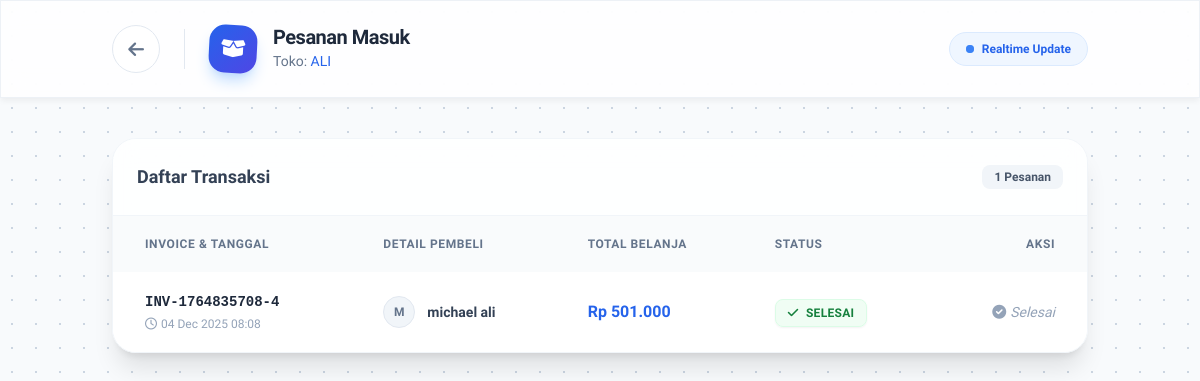
The page /views/shop_orders.php (signed in) on the database as committed earlier.
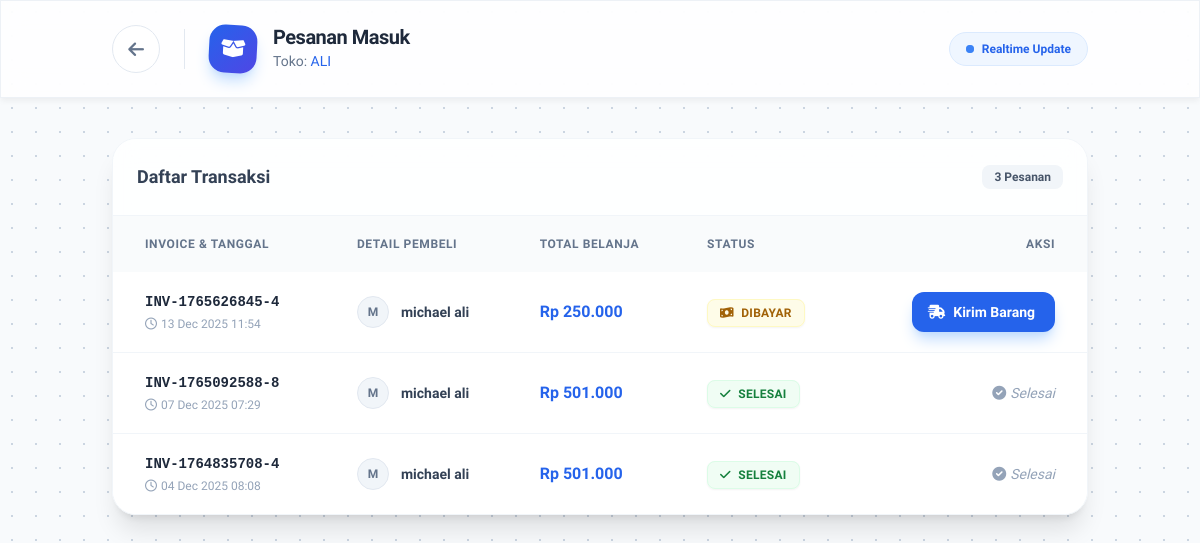
The same page on the database as committed later.
### tables this page shows
CREATE TABLE `orders` (
  `id` int(11) NOT NULL,
  `user_id` int(11) NOT NULL,
  `invoice_number` varchar(50) NOT NULL,
  `total_harga` decimal(10,2) NOT NULL,
  `metode_pembayaran` enum('tunai','non-tunai') NOT NULL,
  `status` enum('pending','paid','shipped','completed','cancelled') DEFAULT 'pending',
  `created_at` timestamp NOT NULL DEFAULT current_timestamp()
);

CREATE TABLE `users` (
  `id` int(11) NOT NULL,
  `username` varchar(50) NOT NULL,
  `password` varchar(255) NOT NULL,
  `nama_lengkap` varchar(100) DEFAULT NULL,
  `email` varchar(100) DEFAULT NULL,
  `role` enum('admin','member') DEFAULT 'member',
  `created_at` timestamp NOT NULL DEFAULT current_timestamp(),
  `balance` decimal(15,2) DEFAULT 0.00
);

### Controllers/OrderController.php (called while the page is built, shortened)
<?php
require_once '../config/Database.php';
class OrderController {
    private $conn;
    public function __construct() {
        $database = new Database();
        $this->conn = $database->getConnection();
    }
    public function getShopOrders($shopId) {
        $query = "SELECT DISTINCT o.id, o.invoice_number, o.status, o.created_at, o.total_harga, u.nama_lengkap
                  FROM orders o
                  JOIN order_items oi ON o.id = oi.order_id
                  JOIN products p ON oi.product_id = p.id
                  JOIN users u ON o.user_id = u.id
                  WHERE p.shop_id = :shop_id
                  ORDER BY o.created_at DESC";
        $stmt = $this->conn->prepare($query);
        $stmt->bindParam(':shop_id', $shopId);
        $stmt->execute();
        return $stmt->fetchAll(PDO::FETCH_ASSOC);
    }
}
?>

### config/Database.php (called while the page is built, shortened)
<?php
class Database {
    private $host = "localhost";
    private $db_name = "db_toko_online";
    private $username = "root";
    private $password = "";
    public function getConnection() {
        $this->conn = null;
        try {
            $this->conn = new PDO("mysql:host=" . $this->host . ";dbname=" . $this->db_name, $this->username, $this->password);
            $this->conn->setAttribute(PDO::ATTR_ERRMODE, PDO::ERRMODE_EXCEPTION);
        } catch(PDOException $exception) {
            die(json_encode(['status' => 'error', 'message' => 'Database Error: ' . $exception->getMessage()]));
        }
        return $this->conn;
    }
}
?>

### Views/shop_orders.php (the view, shortened to what the changed rows need)
<?php
require_once '../config/Database.php';
require_once '../Controllers/OrderController.php';
$db = (new Database())->getConnection();
$stmt = $db->prepare("SELECT id, nama_toko FROM shops WHERE user_id = ?");
$stmt->execute([$_SESSION['user_id']]);
$shop = $stmt->fetch(PDO::FETCH_ASSOC);
$orderController = new OrderController();
$orders = $orderController->getShopOrders($shop['id']);
?>
<!DOCTYPE html>
<html lang="id">
<head>
    <script src="https://cdn.tailwindcss.com"></script>
    <link rel="stylesheet" href="https://cdnjs.cloudflare.com/ajax/libs/font-awesome/6.0.0/css/all.min.css">
    <link rel="stylesheet" href="../assets/css/style.css">
</head>
<body class="bg-slate-50 text-slate-800">
    <nav class="glass sticky top-0 z-50 transition-all duration-300 border-b border-slate-200/60 bg-white/80 backdrop-blur-md">
        <div class="container mx-auto px-6 h-24 flex items-center justify-between">
            <div class="flex items-center gap-6">
                <div class="flex items-center gap-4">
                    <div>
                        <h1 class="font-extrabold text-slate-800 text-xl tracking-tight leading-none">Pesanan Masuk</h1>
                    </div>
                </div>
            </div>
        </div>
    </nav>
    <div class="container mx-auto px-6 py-10">
        <div class="glass rounded-3xl overflow-hidden shadow-xl border border-slate-100">
            <div class="p-6 bg-white/50 border-b border-slate-100 flex justify-between items-center">
                <h3 class="font-bold text-slate-700 text-lg">Daftar Transaksi</h3>
                <span class="bg-slate-100 text-slate-600 px-3 py-1 rounded-lg text-xs font-bold"><?php echo count($orders); ?> Pesanan</span>
            </div>
            <div class="overflow-x-auto">
                <table class="w-full text-left">
                    <thead class="bg-slate-50/80 text-slate-500 text-xs uppercase font-bold tracking-wider">
                        <tr>
                            <th class="p-5 pl-8">Invoice & Tanggal</th>
                            <th class="p-5">Detail Pembeli</th>
                            <th class="p-5">Total Belanja</th>
                            <th class="p-5">Status</th>
                            <th class="p-5 text-right pr-8">Aksi</th>
                        </tr>
                    </thead>
                    <tbody class="divide-y divide-slate-100 bg-white">
                        <?php foreach($orders as $o): ?>
                        <tr class="hover:bg-blue-50/30 transition duration-200">
                            <td class="p-5 pl-8">
                                <div class="font-mono text-sm font-bold text-slate-800 mb-1"><?php echo $o['invoice_number']; ?></div>
                                <div class="text-xs text-slate-400 flex items-center gap-1">
                                    <i class="far fa-clock"></i> <?php echo date('d M Y H:i', strtotime($o['created_at'])); ?>
                                </div>
                            </td>
                            <td class="p-5">
                                <div class="flex items-center gap-3">
                                    <div class="w-8 h-8 rounded-full bg-slate-100 flex items-center justify-center text-slate-500 font-bold text-xs border border-slate-200">
                                        <?php echo strtoupper(substr($o['nama_lengkap'], 0, 1)); ?>
                                    </div>
                                    <span class="font-semibold text-slate-700 text-sm"><?php echo htmlspecialchars($o['nama_lengkap']); ?></span>
                                </div>
                            </td>
                            <td class="p-5">
                                <span class="font-extrabold text-blue-600">Rp <?php echo number_format($o['total_harga'], 0, ',', '.'); ?></span>
                            </td>
                            <td class="p-5">
                                <span class="px-3 py-1.5 rounded-lg text-xs font-bold uppercase tracking-wide border shadow-sm
                                    <?php echo $o['status']=='paid'?'bg-yellow-50 text-yellow-700 border-yellow-100':($o['status']=='shipped'?'bg-blue-50 text-blue-700 border-blue-100':'bg-green-50 text-green-700 border-green-100'); ?>">
                                    <?php
                                        if($o['status'] == 'paid') echo '<i class="fas fa-money-bill-wave mr-1"></i> Dibayar';
                                        elseif($o['status'] == 'shipped') echo '<i class="fas fa-truck mr-1"></i> Dikirim';
                                        else echo '<i class="fas fa-check mr-1"></i> Selesai';
                                    ?>
                                </span>
                            </td>
                            <td class="p-5 text-right pr-8">
                                <?php if($o['status'] == 'paid'): ?>
                                    <button onclick="updateStatus(<?php echo $o['id']; ?>, 'shipped')" class="group bg-blue-600 hover:bg-blue-700 text-white pl-4 pr-5 py-2.5 rounded-xl text-sm font-bold transition shadow-lg shadow-blue-200 flex items-center gap-2 ml-auto">
                                        <i class="fas fa-shipping-fast group-hover:translate-x-1 transition-transform"></i>
                                        Kirim Barang
                                    </button>
                                <?php else: ?>
                                    <span class="text-slate-400 text-sm font-medium italic flex items-center justify-end gap-1">
                                        <i class="fas fa-check-circle"></i> Selesai
                                    </span>
                                <?php endif; ?>
                            </td>
                        </tr>
                        <?php endforeach; ?>
                    </tbody>
                </table>
            </div>
        </div>
    </div>
</body>
</html>

Rows that differ between the two databases and show on the page:
added orders: invoice_number "INV-1765626845-4", created_at "13 Dec 2025 11:54", user.nama_lengkap "M", user.nama_lengkap "michael ali", total_harga "250.000", status "paid" (drawn)
added orders: invoice_number "INV-1765092588-8", created_at "07 Dec 2025 07:29", user.nama_lengkap "M", user.nama_lengkap "michael ali", total_harga "501.000", status "completed" (drawn)
Other text that changed with them:
count($orders): "1" → "3"
